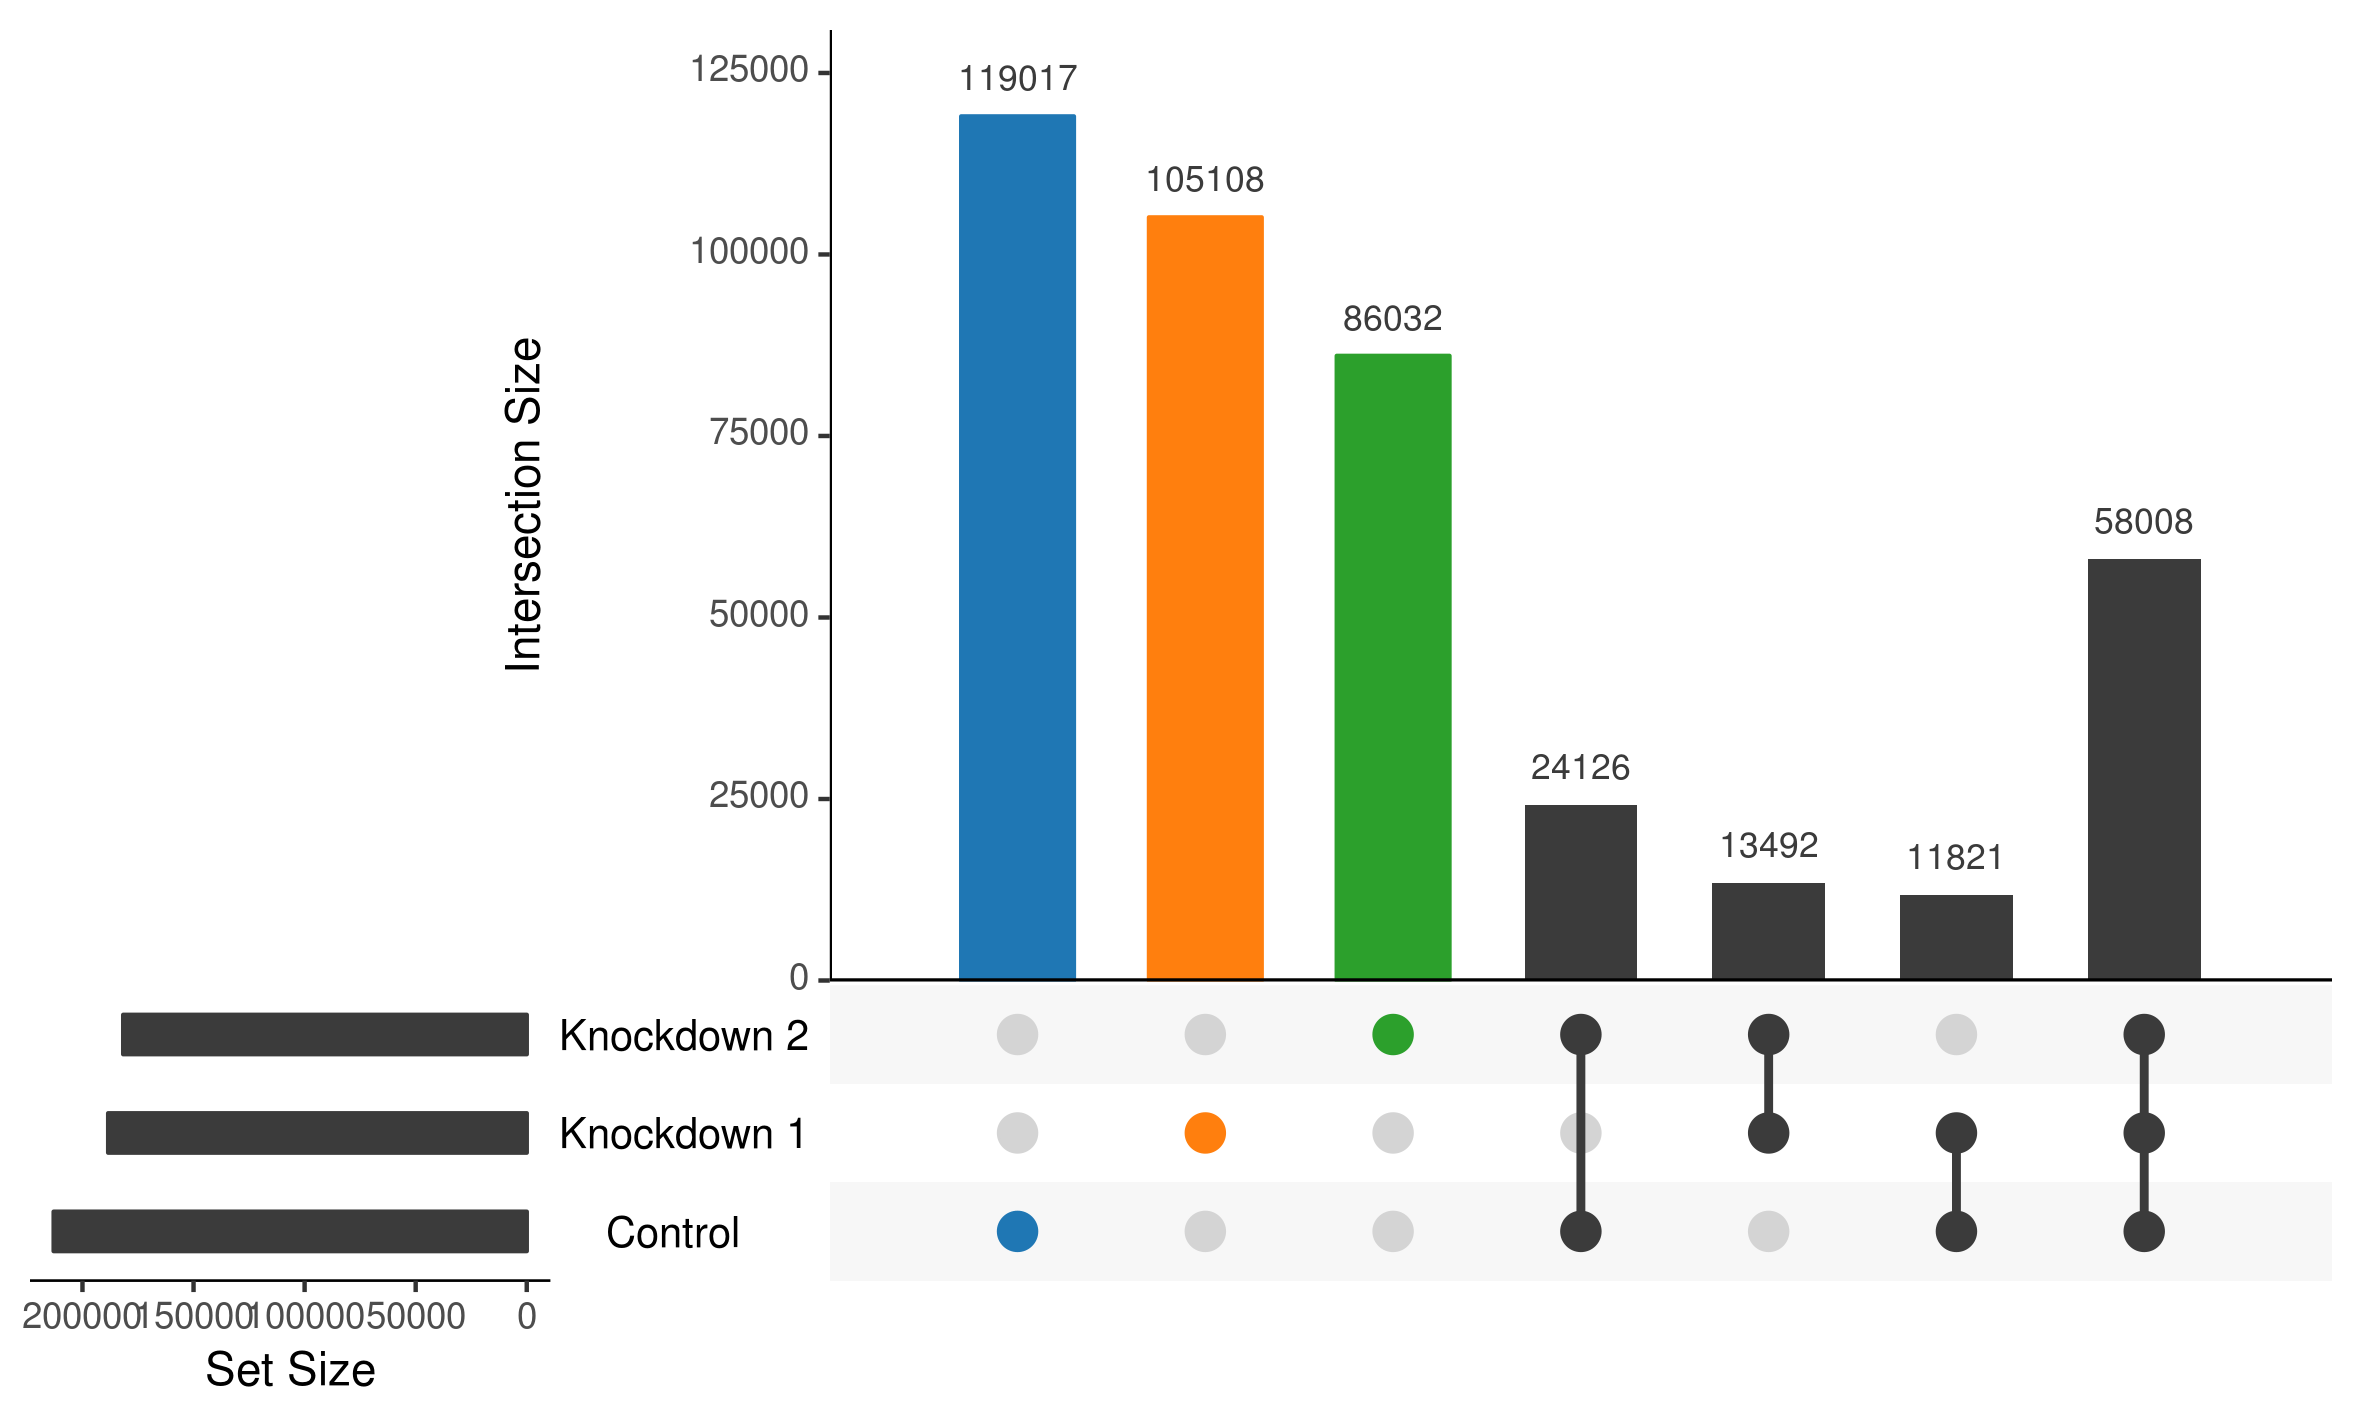

Source code (R):
# ==============================================================================
# Environment
# ==============================================================================
suppressMessages(library("data.table"))
suppressMessages(library("UpSetR"))


# ==============================================================================
# Functions
# ==============================================================================

# ==============================================================================
# Data
# ==============================================================================
consensus = fread(
    "consensus-binary-matrix.tsv",
    header = TRUE,
    sep = "\t"
)

# ==============================================================================
# Plots
# ==============================================================================
png("upset.png", width = 20, height = 12, units = "cm", res = 300)
upset(
    consensus,
    nsets = 3,
    queries = list(
        list(
            query = intersects,
            params = list("Control"),
            active = T
        ),
        list(
            query = intersects,
            params = list("Knockdown 1"),
            active = T
        ),
        list(
            query = intersects,
            params = list("Knockdown 2"),
            active = T
        )
    )
)
dev.off()